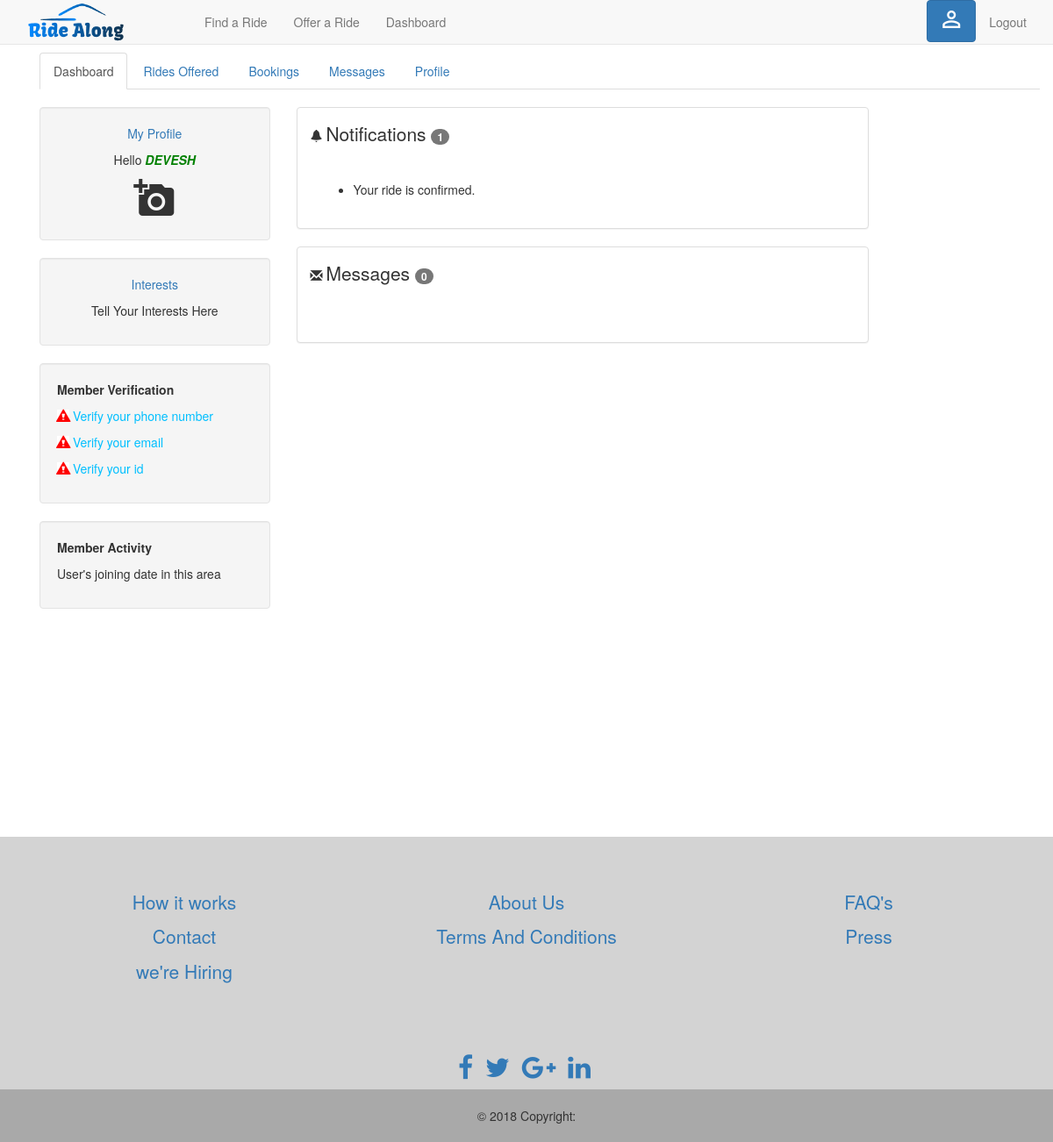
Before: /dashboard (signed in) with the older database file.
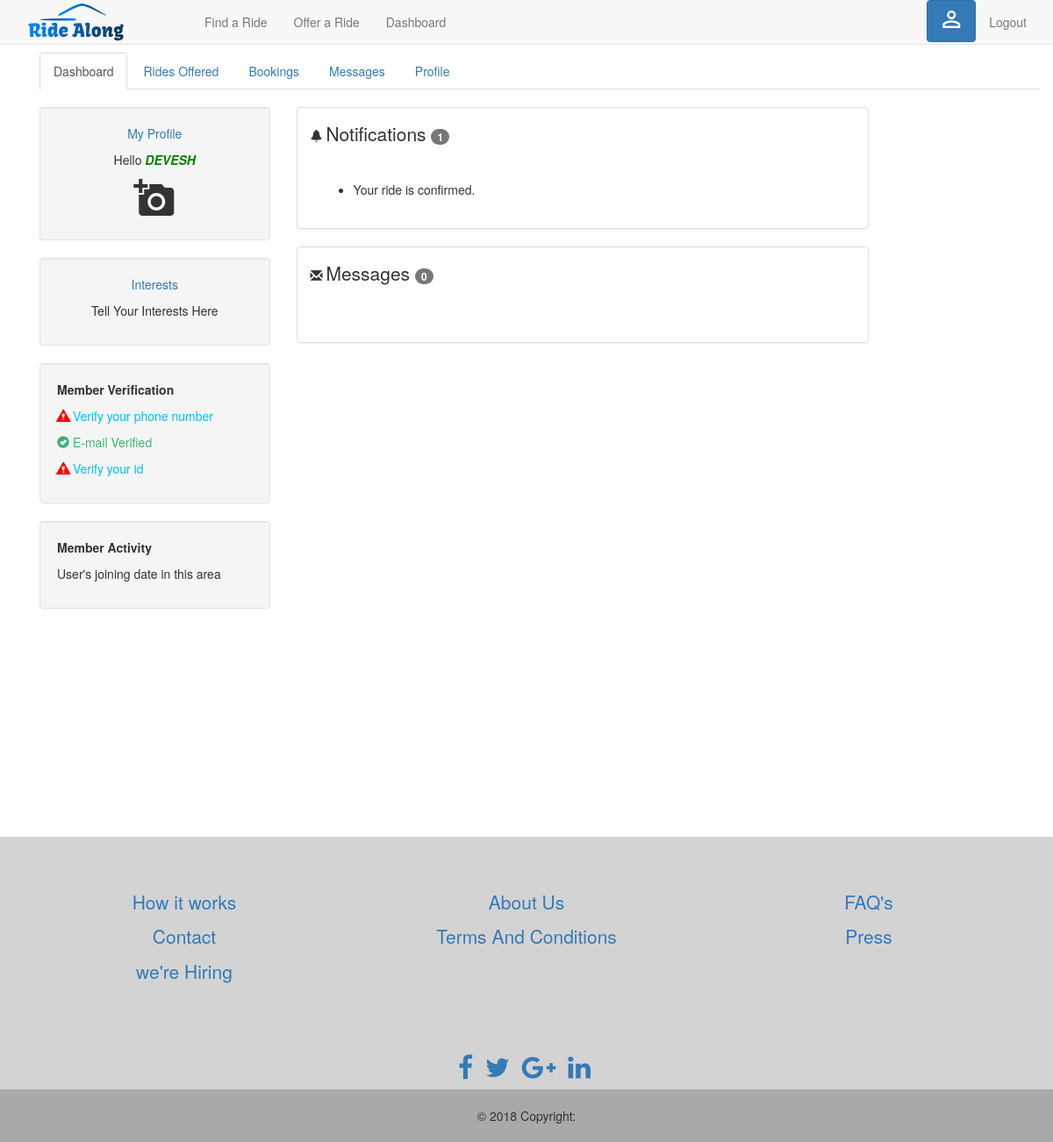
After: the same page with the newer database file.
### tables this page shows
CREATE TABLE "USERS" (
	`userName`	text,
	`password`	text NOT NULL,
	`name`	text NOT NULL,
	`phone`	text NOT NULL,
	`email`	text NOT NULL UNIQUE,
	`address`	text NOT NULL,
	`email_verified`	INTEGER DEFAULT 0,
	`mobile_verified`	INTEGER DEFAULT 0,
	PRIMARY KEY(userName)
);

CREATE TABLE `notification` (
	`username`	TEXT,
	`rideid`	INTEGER,
	`detail`	TEXT
);

### app.py (the view)
@app.route('/dashboard')
@is_logged_in
def tdashboard():
    username=session['username']
    with sqlite3.connect("CabSharing.db") as con:
        cur = con.cursor()
        cur.execute("select * from users where userName = ? ", [username])
        name = cur.fetchone()
        result = []
        cur.execute("select * from notification where username = ? ", [username])
        result = cur.fetchall()
    return render_template('tdashboard.html' , username = name , result= result , count = len(result))

### app.py (called while the page is built)
def is_logged_in(f):
    @wraps(f)
    def wrap(*args, **kwargs):
        if 'logged_in' in session:
            return f(*args, **kwargs)
        else:
            flash('Unauthorized, Please login', 'danger')
            return redirect(url_for('login'))
    return wrap

### templates/tdashboard.html
{% extends 'layout.html' %}
{% block body %}
<div class=" container ">
      <ul class="nav nav-tabs">
        <li class= "active"><a  href="dashboard">Dashboard</a></li>
        <li ><a  href="rides">Rides Offered</a></li>
        <li ><a  href="bookings">Bookings</a></li>
        <li ><a  href="messages">Messages</a></li>
        <li ><a  href="profile">Profile</a></li>
      </ul>
      <br>
</div>
<div class="container text-center">
            <div class="tab-pane fade in active">
              <div class="row">
                <div class="col-sm-3" style='border:2em'>
                  <div class="well">
                    <p><a href="#">My Profile</a></p>
                    <p  >Hello <strong ><em id="username" class="text-uppercase">{{username[2]}}</em></strong></p>
                    <i class="material-icons" style="font-size:48px">add_a_photo</i>
                 </div>
                  <div class="well">
                    <p><a href="#" id="interests">Interests</a></p>
                    <p>
                      <span >Tell Your Interests Here</span>
                    </p>
                  </div>
                  <div class="well">
                    <div>
                      <p class="text-left"><b>Member Verification</b></p>
                    </div>
                    <div class="text-left ">
                      <p >
                        {% if username[7] == 0 %}
                        <span class="verify-fail glyphicon glyphicon-alert"></span><a href="/verifyphone" class="verify" id="verify-phone"> Verify your phone number</a></p>
                        {% else %}
                        <p ><span class="verified glyphicon glyphicon-ok-sign"></span><a href="" class="verified" > Phone Verified</a></p>
                        {% endif %}
                        {% if username[6]==0 %}
                        <p ><span class="verify-fail glyphicon glyphicon-alert"></span><a href="/verify" class="verify" > Verify your email</a></p>
                        {% else %}
                        <p ><span class="verified glyphicon glyphicon-ok-sign"></span><a href="" class="verified" id="verify-email"> E-mail Verified</a></p>
                        {% endif %}
                      <p ><span class="verify-fail glyphicon glyphicon-alert"></span><a href="#" class="verify" id="verify-id"> Verify your id</a></p>
                    </div>
                  </div>
                  <div class="well">
                    <p class="text-left"><b>Member Activity</b></p>
                    <p id='user-joining-date' class="text-left"> User's joining date in this area </p>
                  </div>
                </div>
                <div class="col-sm-7">
                  <div class="row">
                    <div class="col-sm-12">
                      <div class="panel panel-default text-left">
                        <div class="panel-body">
                          <span class="glyphicon glyphicon-bell"></span>
                          <strong class="lead">Notifications <span class="badge border border-1">{{count}}</span></strong>
                        </div>
                        <div class="well-lg">
                          {% if count == 0 %}
                            <p>No Notifications</p>
                          {% else %}
                          <ul >
                          {% for i in range(count) %}
                          <li>{{result[i][2]}} <br></li>
                          {% endfor %}
                          {% endif %}
                        </ul>
                        </div>
                      </div>
                    </div>
                  </div>
                  <div class="row">
                    <div class="col-sm-12">
                      <div class="panel panel-default text-left">
                          <div class="panel-body">
                            <span class="glyphicon glyphicon-envelope"></span>
                            <strong class="lead"> Messages <span class="badge border border-1">0</span></strong>
                          </div>
                          <div class="well-lg">
                          </div>
                      </div>
                    </div>
                  </div>
                </div>
              </div>
            </div>
</div>
{% endblock %}

### templates/layout.html (shortened to what this page needs)
<!DOCTYPE html>
<html>
  <head>
      <link rel="stylesheet" type="text/css" href="{{ url_for('static',filename='styles/design.css') }}">
      <link rel="stylesheet" type="text/css" href="{{ url_for('static',filename='styles/main.css') }}">
      <link rel="stylesheet" href="https://maxcdn.bootstrapcdn.com/bootstrap/3.3.7/css/bootstrap.min.css">
      <link rel="stylesheet" href="https://cdnjs.cloudflare.com/ajax/libs/font-awesome/4.7.0/css/font-awesome.min.css">
  </head>
  <body >
    {% include 'includes/_navbar.html' %}
    <div class="container my-container " >
      {% block body %}{% endblock %}
    </div>
    <div>
    {% include 'includes/_footer.html' %}
    </div>
  </body>
</html>

### templates/includes/_navbar.html (shortened to what this page needs)
<nav class="navbar navbar-default navbar-fixed-top">
      <div class="container">
        <div class="navbar-header">
          <a href="/"><img src="/static/styles/logo.png" ></a>
        </div>
        <div id="navbar" >
          <ul class="nav navbar-nav">
            <li >
              <a href="/findcab " > Find a Ride</a>
              </li>
            <li><a href="/offercab">Offer a Ride</a></li>
            <li><a href="/dashboard">Dashboard</a></li>
          </ul>
          <ul class="nav navbar-nav navbar-right">
            {% if session.logged_in %}
                <li class="dropdown">
                  <button class="btn btn-primary dropdown-toggle" type="button" data-toggle="dropdown"><i class="material-icons" style="font-size: 30px">person_outline</i></button>
                </li>
              <li><a href="/logout">Logout</a></li>
            {% else %}
              <li><a href="/register">Register</a></li>
              <li><a href="/login">Login</a></li>
            {% endif %}
          </ul>
        </div>
      </div>
    </nav>

### templates/includes/_footer.html (shortened to what this page needs)
<div class="mine" style="background-color:#D3D3D3; margin-top:20% ; ">
<br><br><br>
    <div class="container text-center" style="color: blue">
      <div class="row" >
        <div class="col-xs-6 col-md-4">
          <ul class="list-unstyled lead" >
            <li>
              <a href="#!">How it works</a>
            </li>
            <li>
              <a href="#!">Contact</a>
            </li>
            <li>
              <a href="#!">we're Hiring</a>
            </li>
          </ul>
        </div>
        <div class="col-xs-6 col-md-4">
          <ul class="list-unstyled lead">
            <li>
              <a href="#!">About Us</a>
            </li>
            <li>
              <a href="#!">Terms And Conditions</a>
            </li>
          </ul>
        </div>
        <div class="col-xs-6 col-md-4 ">
          <ul class="list-unstyled lead">
            <li>
              <a href="#!">FAQ's</a>
            </li>
            <li>
              <a href="#!">Press</a>
            </li>
          </ul>
        </div>
      </div>
    </div>
    <br>
    <br>
    <div >
      <br>
    <ul class="list-unstyled list-inline text-center" >
      <li class="list-inline-item">
        <a class="btn-floating btn-fb mx-1">
          <i class="fa fa-facebook" style="font-size: 30px"> </i>
        </a>
      </li>
      <li class="list-inline-item">
        <a class="btn-floating btn-tw mx-1">
          <i class="fa fa-twitter" style="font-size: 30px"> </i>
        </a>
      </li>
      <li class="list-inline-item">
        <a class="btn-floating btn-gplus mx-1">
          <i class="fa fa-google-plus" style="font-size: 30px"> </i>
        </a>
      </li>
      <li class="list-inline-item">
        <a class="btn-floating btn-li mx-1">
          <i class="fa fa-linkedin" style="font-size: 30px"> </i>
        </a>
      </li>
    </ul>
    </div>
    <div class="footer-copyright text-center py-3" style="background-color: #A9A9A9">
      <br>
      © 2018 Copyright:
      <br>
      <br>
    </div>
  </div>

### static/styles/design.css (style rules this page uses)
html, body { height: 100%; margin: 0; padding: 0; }

### static/styles/main.css (style rules this page uses)
.verify { color: #00BFFF; }
.verify-fail { background-color: white; color: red; }
.verified { color: mediumseagreen; }
#username { color: green; }
.my-container { margin-top: 5%; background-color: white; }
img { max-width: 60%; max-height: 100%; }

Changed rows visible on the page:
changed USERS "DEVESH": email_verified 0 → 1 (drawn)
Other visible differences:
text no longer shown: "Verify your email"
text now shown: "E-mail Verified"
